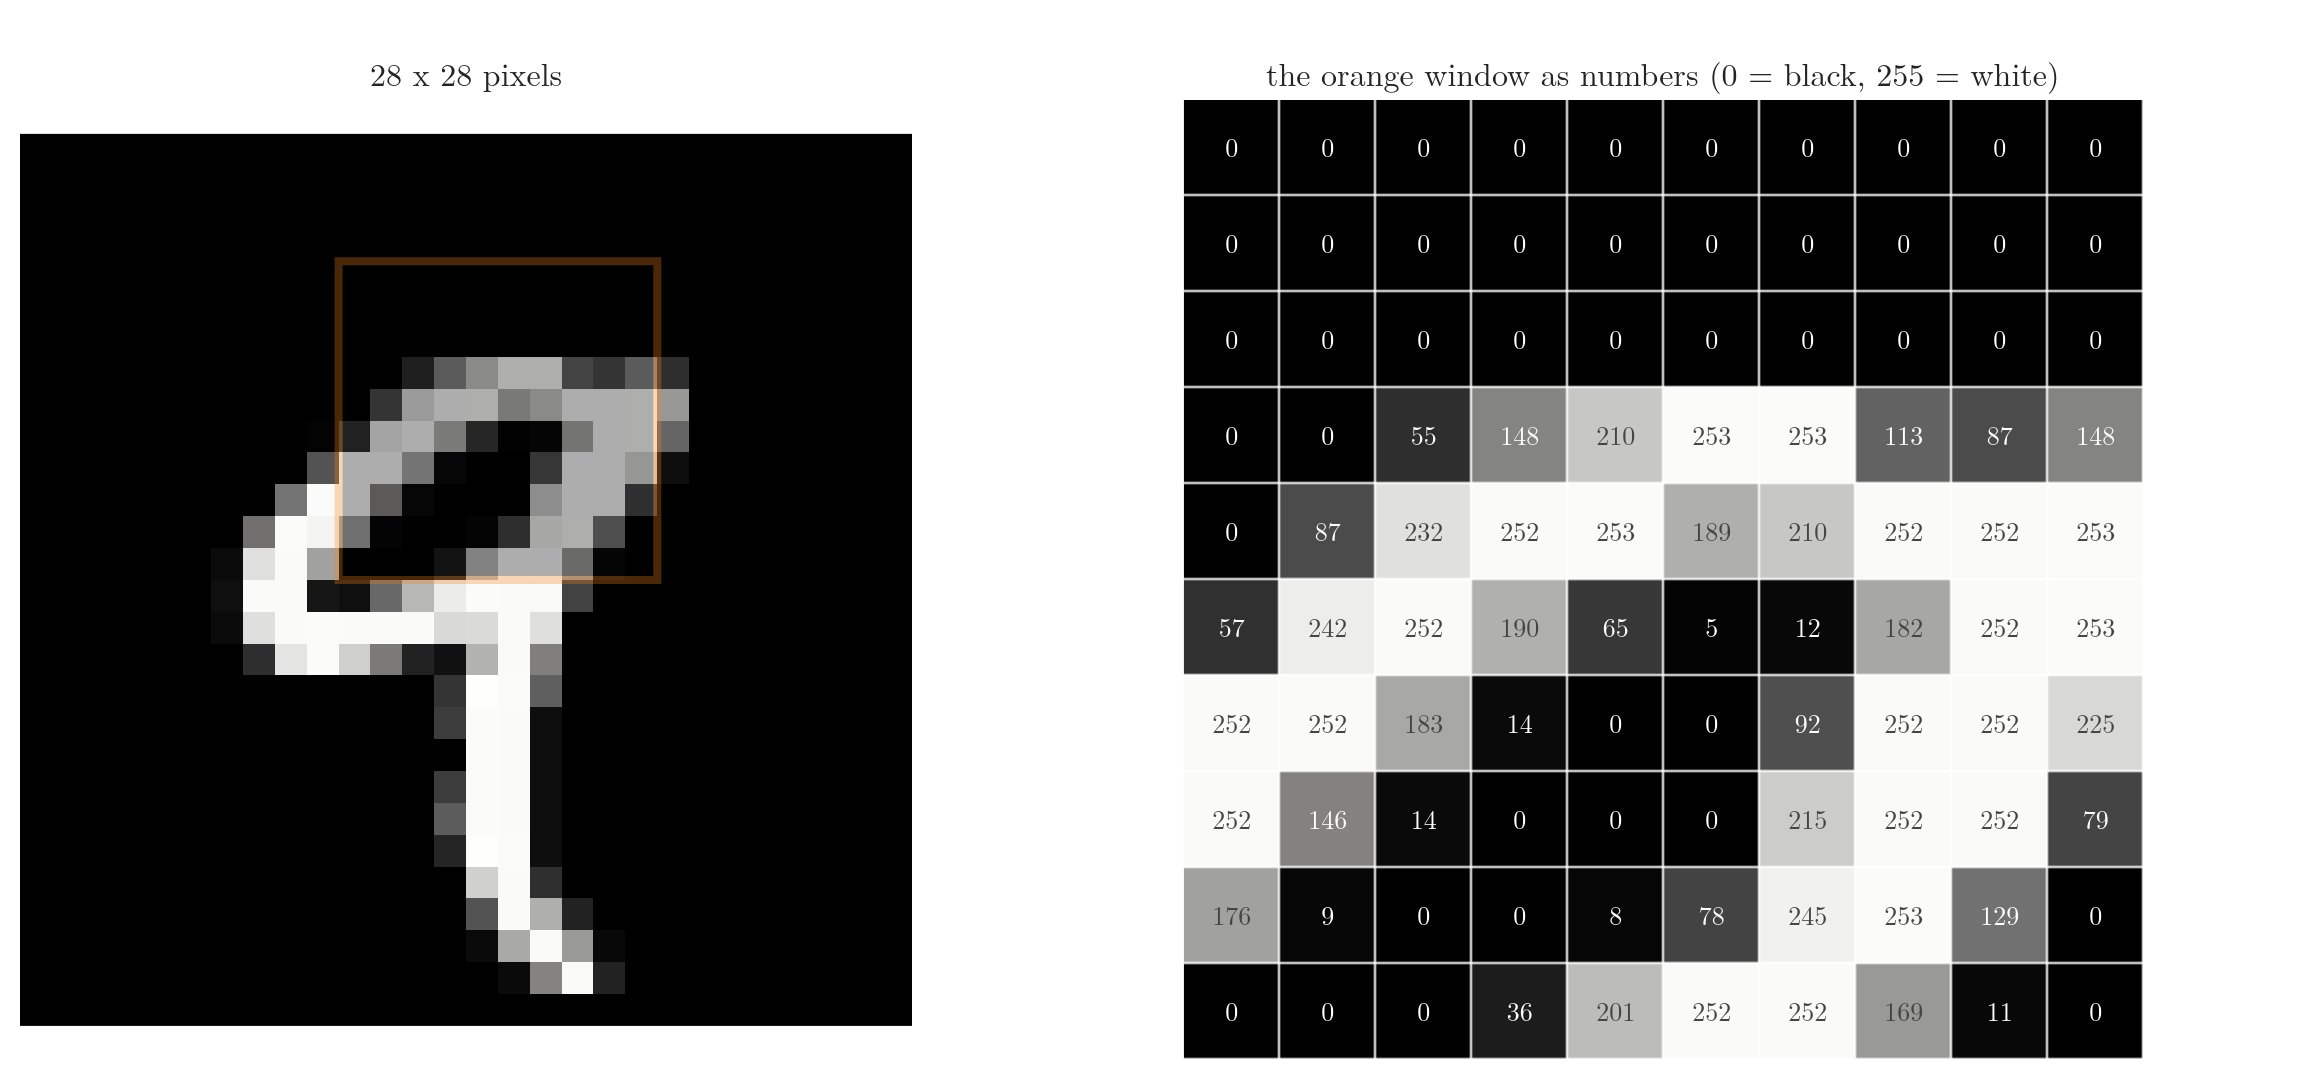

Here is the Python script that generated this plot:
"""An MNIST 9 as an image (left) and a 10 x 10 corner of it as the numbers the computer stores (right), Plotly."""
from pathlib import Path
import pandas as pd
import plotly.graph_objects as go
from plotly.subplots import make_subplots
from common import ORANGE, FONT

here = Path(__file__).parent
d = pd.read_csv(here.parent / "data" / "digit9.csv").to_numpy()
crop = d[4:14, 10:20]
fig = make_subplots(1, 2, column_widths=[0.42, 0.58], horizontal_spacing=0.06,
                    subplot_titles=("28 x 28 pixels", "the orange window as numbers (0 = black, 255 = white)"))
fig.add_trace(go.Heatmap(z=d, colorscale="gray", zmin=0, zmax=255, showscale=False), 1, 1)
fig.add_shape(type="rect", x0=9.5, x1=19.5, y0=3.5, y1=13.5, line=dict(color=ORANGE, width=4), row=1, col=1)
fig.add_trace(go.Heatmap(z=crop, colorscale="gray", zmin=0, zmax=255, showscale=False, text=crop, texttemplate="%{text}",
                         textfont=dict(family=FONT["family"], size=13), xgap=1, ygap=1), 1, 2)
for k in (1, 2):
    fig.update_yaxes(visible=False, autorange="reversed", scaleanchor=f"x{'' if k == 1 else k}", row=1, col=k)
fig.update_xaxes(visible=False)
fig.update_layout(template="simple_white", width=1150, height=540, font=FONT, margin=dict(l=10, r=10, t=50, b=10))
fig.write_image(here / "digit_grid.png", scale=2)
fig.write_image(here / "digit_grid.pdf")
